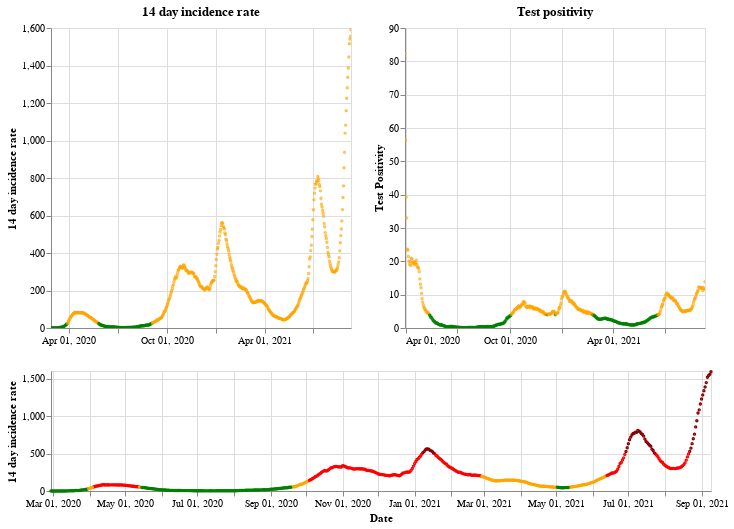

Notebook cell for this chart:
### Markdown cell above
## Scotland

### Code cell
plot_traffic_light('Scotland')

### Figure 1 — Vega-Lite specification as saved in the notebook (floating-point values rounded to 4 significant figures; data arrays with more than 128 entries replaced by an {"elided": "..."} marker saying what was removed)
{"config": {"view": {"continuousWidth": 400, "continuousHeight": 300}}, "vconcat": [{"hconcat": [{"mark": {"type": "point", "size": 2}, "encoding": {"color": {"condition": {"value": "green", "test": "(datum.twoWeeklyCasesRate <= 25)"}, "value": "orange"}, "tooltip": [{"type": "nominal", "field": "areaName"}, {"type": "temporal", "field": "date"}, {"type": "quantitative", "field": "twoWeeklyCasesRate"}, {"type": "quantitative", "field": "testPositivity"}], "x": {"type": "temporal", "axis": {"title": ""}, "field": "date", "scale": {"domain": {"selection": "DateBrush"}}, "timeUnit": "yearmonthdate"}, "y": {"type": "quantitative", "axis": {"title": "14 day incidence rate"}, "field": "twoWeeklyCasesRate"}}, "title": "14 day incidence rate", "width": 300}, {"mark": {"type": "point", "size": 2}, "encoding": {"color": {"condition": {"value": "green", "test": "(datum.testPositivity <= 4)"}, "value": "orange"}, "tooltip": [{"type": "nominal", "field": "areaName"}, {"type": "temporal", "field": "date"}, {"type": "quantitative", "field": "twoWeeklyCasesRate"}, {"type": "quantitative", "field": "testPositivity"}], "x": {"type": "temporal", "axis": {"title": ""}, "field": "date", "scale": {"domain": {"selection": "DateBrush"}}, "timeUnit": "yearmonthdate"}, "y": {"type": "quantitative", "axis": {"title": "Test Positivity"}, "field": "testPositivity"}}, "title": "Test positivity", "width": 300}]}, {"layer": [{"mark": {"type": "point", "size": 2}, "encoding": {"color": {"condition": {"value": "orange", "test": "(((datum.testPositivity < 4) && (datum.twoWeeklyCasesRate >= 50)) && (datum.twoWeeklyCasesRate < 200))"}, "value": "red"}, "opacity": {"condition": {"value": 1, "test": "((datum.twoWeeklyCasesRate >= 50) && (datum.twoWeeklyCasesRate < 500))"}, "value": 0}, "tooltip": [{"type": "nominal", "field": "areaName"}, {"type": "temporal", "field": "date"}, {"type": "quantitative", "field": "twoWeeklyCasesRate"}, {"type": "quantitative", "field": "testPositivity"}], "x": {"type": "temporal", "axis": {"title": "Date"}, "field": "date", "timeUnit": "yearmonthdate"}, "y": {"type": "quantitative", "axis": {"title": "14 day incidence rate"}, "field": "twoWeeklyCasesRate"}}, "selection": {"DateBrush": {"type": "interval", "encodings": ["x"], "fields": ["Time"]}}}, {"mark": {"type": "point", "size": 2}, "encoding": {"color": {"value": "darkred"}, "opacity": {"condition": {"value": 1, "test": "(datum.twoWeeklyCasesRate >= 500)"}, "value": 0}, "tooltip": [{"type": "nominal", "field": "areaName"}, {"type": "temporal", "field": "date"}, {"type": "quantitative", "field": "twoWeeklyCasesRate"}, {"type": "quantitative", "field": "testPositivity"}], "x": {"type": "temporal", "axis": {"title": "Date"}, "field": "date", "timeUnit": "yearmonthdate"}, "y": {"type": "quantitative", "axis": {"title": "14 day incidence rate"}, "field": "twoWeeklyCasesRate"}}}, {"mark": {"type": "point", "size": 2}, "encoding": {"color": {"condition": {"value": "green", "test": "((datum.testPositivity < 4) && (datum.twoWeeklyCasesRate < 50))"}, "value": "orange"}, "opacity": {"condition": {"value": 1, "test": "(datum.twoWeeklyCasesRate < 50)"}, "value": 0}, "tooltip": [{"type": "nominal", "field": "areaName"}, {"type": "temporal", "field": "date"}, {"type": "quantitative", "field": "twoWeeklyCasesRate"}, {"type": "quantitative", "field": "testPositivity"}], "x": {"type": "temporal", "axis": {"title": "Date"}, "field": "date", "timeUnit": "yearmonthdate"}, "y": {"type": "quantitative", "axis": {"title": "14 day incidence rate"}, "field": "twoWeeklyCasesRate"}}}], "height": 120, "width": 660}], "data": {"name": "data-e3d5ba1fa8a8a73f0661057f29cd47e7"}, "$schema": "https://vega.github.io/schema/vega-lite/v4.8.1.json", "datasets": {"data-e3d5ba1fa8a8a73f0661057f29cd47e7": {"elided": "560 records"}}}
